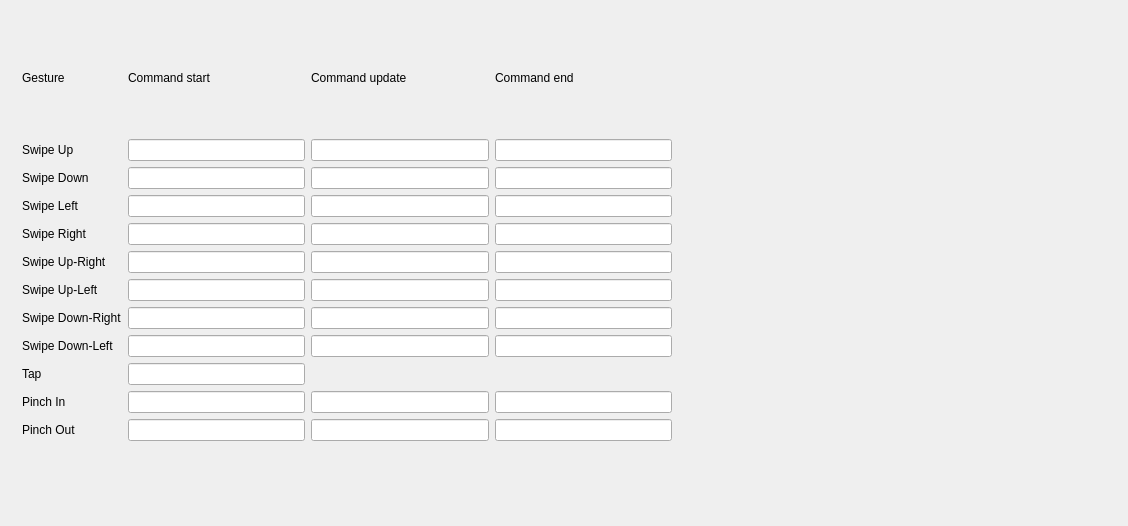
<?xml version="1.0" encoding="UTF-8"?>
<ui version="4.0">
 <class>GesturesView</class>
 <widget class="QWidget" name="GesturesView">
  <property name="geometry">
   <rect>
    <x>0</x>
    <y>0</y>
    <width>1128</width>
    <height>526</height>
   </rect>
  </property>
  <property name="windowTitle">
   <string>Form</string>
  </property>
  <layout class="QGridLayout" name="gridLayout">
   <item row="0" column="0">
    <widget class="QWidget" name="widget" native="true">
     <widget class="QWidget" name="">
      <property name="geometry">
       <rect>
        <x>11</x>
        <y>11</y>
        <width>650</width>
        <height>419</height>
       </rect>
      </property>
      <layout class="QGridLayout" name="gridLayout_2">
       <item row="8" column="3">
        <widget class="QLineEdit" name="swipe_down_left_end"/>
       </item>
       <item row="9" column="0">
        <widget class="QLabel" name="label_11">
         <property name="text">
          <string>Tap</string>
         </property>
        </widget>
       </item>
       <item row="2" column="1">
        <widget class="QLineEdit" name="swipe_down_start"/>
       </item>
       <item row="4" column="3">
        <widget class="QLineEdit" name="swipe_right_end"/>
       </item>
       <item row="7" column="3">
        <widget class="QLineEdit" name="swipe_down_right_end"/>
       </item>
       <item row="8" column="1">
        <widget class="QLineEdit" name="swipe_down_left_start"/>
       </item>
       <item row="0" column="0">
        <widget class="QLabel" name="label">
         <property name="text">
          <string>Gesture</string>
         </property>
        </widget>
       </item>
       <item row="3" column="2">
        <widget class="QLineEdit" name="swipe_left_update"/>
       </item>
       <item row="0" column="1">
        <widget class="QLabel" name="label_4">
         <property name="text">
          <string>Command start</string>
         </property>
        </widget>
       </item>
       <item row="3" column="3">
        <widget class="QLineEdit" name="swipe_left_end"/>
       </item>
       <item row="4" column="0">
        <widget class="QLabel" name="label_6">
         <property name="text">
          <string>Swipe Right</string>
         </property>
        </widget>
       </item>
       <item row="11" column="3">
        <widget class="QLineEdit" name="pinch_out_end"/>
       </item>
       <item row="2" column="0">
        <widget class="QLabel" name="label_3">
         <property name="text">
          <string>Swipe Down</string>
         </property>
        </widget>
       </item>
       <item row="11" column="1">
        <widget class="QLineEdit" name="pinch_out_start"/>
       </item>
       <item row="7" column="1">
        <widget class="QLineEdit" name="swipe_down_right_start"/>
       </item>
       <item row="5" column="0">
        <widget class="QLabel" name="label_7">
         <property name="text">
          <string>Swipe Up-Right</string>
         </property>
        </widget>
       </item>
       <item row="1" column="1">
        <widget class="QLineEdit" name="swipe_up_start"/>
       </item>
       <item row="2" column="2">
        <widget class="QLineEdit" name="swipe_down_update"/>
       </item>
       <item row="10" column="1">
        <widget class="QLineEdit" name="pinch_in_start"/>
       </item>
       <item row="10" column="2">
        <widget class="QLineEdit" name="pinch_in_update"/>
       </item>
       <item row="5" column="2">
        <widget class="QLineEdit" name="swipe_up_right_update"/>
       </item>
       <item row="6" column="2">
        <widget class="QLineEdit" name="swipe_up_left_update"/>
       </item>
       <item row="2" column="3">
        <widget class="QLineEdit" name="swipe_down_end"/>
       </item>
       <item row="1" column="2">
        <widget class="QLineEdit" name="swipe_up_update"/>
       </item>
       <item row="7" column="2">
        <widget class="QLineEdit" name="swipe_down_right_update"/>
       </item>
       <item row="8" column="0">
        <widget class="QLabel" name="label_10">
         <property name="text">
          <string>Swipe Down-Left</string>
         </property>
        </widget>
       </item>
       <item row="0" column="2">
        <widget class="QLabel" name="label_14">
         <property name="text">
          <string>Command update</string>
         </property>
        </widget>
       </item>
       <item row="4" column="2">
        <widget class="QLineEdit" name="swipe_right_update"/>
       </item>
       <item row="8" column="2">
        <widget class="QLineEdit" name="swipe_down_left_update"/>
       </item>
       <item row="4" column="1">
        <widget class="QLineEdit" name="swipe_right_start"/>
       </item>
       <item row="3" column="1">
        <widget class="QLineEdit" name="swipe_left_start"/>
       </item>
       <item row="1" column="3">
        <widget class="QLineEdit" name="swipe_up_end"/>
       </item>
       <item row="6" column="1">
        <widget class="QLineEdit" name="swipe_up_left_start"/>
       </item>
       <item row="9" column="1">
        <widget class="QLineEdit" name="tap">
         <property name="alignment">
          <set>Qt::AlignJustify|Qt::AlignVCenter</set>
         </property>
        </widget>
       </item>
       <item row="1" column="0">
        <widget class="QLabel" name="label_2">
         <property name="text">
          <string>Swipe Up</string>
         </property>
        </widget>
       </item>
       <item row="11" column="2">
        <widget class="QLineEdit" name="pinch_out_update"/>
       </item>
       <item row="5" column="1">
        <widget class="QLineEdit" name="swipe_up_right_start"/>
       </item>
       <item row="10" column="3">
        <widget class="QLineEdit" name="pinch_in_end"/>
       </item>
       <item row="5" column="3">
        <widget class="QLineEdit" name="swipe_up_right_end"/>
       </item>
       <item row="3" column="0">
        <widget class="QLabel" name="label_5">
         <property name="text">
          <string>Swipe Left</string>
         </property>
        </widget>
       </item>
       <item row="6" column="0">
        <widget class="QLabel" name="label_8">
         <property name="text">
          <string>Swipe Up-Left</string>
         </property>
        </widget>
       </item>
       <item row="11" column="0">
        <widget class="QLabel" name="label_13">
         <property name="text">
          <string>Pinch Out</string>
         </property>
        </widget>
       </item>
       <item row="0" column="3">
        <widget class="QLabel" name="label_15">
         <property name="text">
          <string>Command end</string>
         </property>
        </widget>
       </item>
       <item row="10" column="0">
        <widget class="QLabel" name="label_12">
         <property name="text">
          <string>Pinch In</string>
         </property>
        </widget>
       </item>
       <item row="7" column="0">
        <widget class="QLabel" name="label_9">
         <property name="text">
          <string>Swipe Down-Right</string>
         </property>
        </widget>
       </item>
       <item row="6" column="3">
        <widget class="QLineEdit" name="swipe_up_left_end"/>
       </item>
      </layout>
     </widget>
    </widget>
   </item>
  </layout>
 </widget>
 <resources/>
 <connections/>
</ui>
